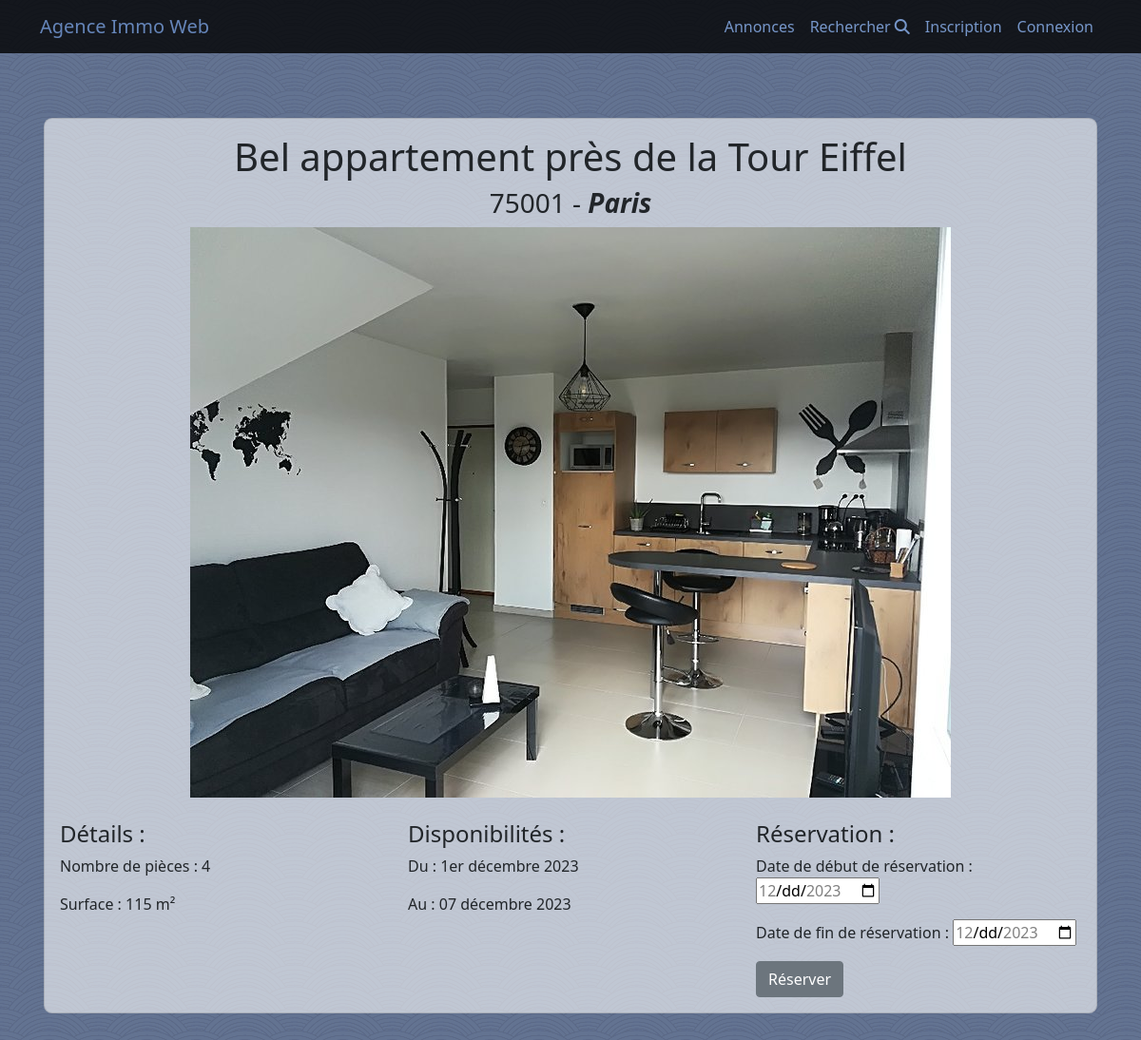
The app's page /index.php?action=demandeReservation&id=1 with its own data.
### tables this page shows
CREATE TABLE IF NOT EXISTS `disponibilite` (
  `id` int NOT NULL AUTO_INCREMENT,
  `dateDebut` date NOT NULL,
  `dateFin` date NOT NULL,
  `idLogement` int NOT NULL,
  `tarif` decimal(10,0) NOT NULL,
  `valide` tinyint(1) NOT NULL,
  `derive` int DEFAULT NULL,
  PRIMARY KEY (`id`),
  KEY `idLogement` (`idLogement`)
);

CREATE TABLE IF NOT EXISTS `logement` (
  `id` int NOT NULL AUTO_INCREMENT,
  `rue` varchar(200) NOT NULL,
  `codePostal` varchar(10) NOT NULL,
  `ville` varchar(150) NOT NULL,
  `description` varchar(255) NOT NULL,
  `idProprietaire` int DEFAULT NULL,
  PRIMARY KEY (`id`),
  KEY `Logement_Utilisateur_FK` (`idProprietaire`)
);

CREATE TABLE IF NOT EXISTS `photo` (
  `id` int NOT NULL AUTO_INCREMENT,
  `taille` int NOT NULL,
  `type` varchar(20) NOT NULL,
  `lien` varchar(300) NOT NULL,
  `idEquipement` int DEFAULT NULL,
  `idLogement` int DEFAULT NULL,
  `idPiece` int DEFAULT NULL,
  PRIMARY KEY (`id`),
  KEY `Photo_Equipement_FK` (`idEquipement`),
  KEY `Photo_Logement0_FK` (`idLogement`),
  KEY `Photo_Piece1_FK` (`idPiece`)
);

### model/annonce.php (called while the page is built, shortened)
<?php
class annonce
{
    private $pdo;
    public function __construct()
    {
        $config = parse_ini_file("config.ini");
        try {
            $this->pdo = new \PDO("mysql:host=" . $config["host"] . ";dbname=" . $config["database"] . ";charset=utf8", $config["user"], $config["password"]);
        } catch (Exception $e) {
            echo $e->getMessage();
        }
    }
    public function recupererUneAnnonce($id)
    {
        $sql = "SELECT Logement.id AS id, rue, codePostal, ville, description, idProprietaire, COUNT(Piece.id) AS nbPieces, SUM(surface) AS surfaceTotal, tarif
                FROM Logement
                INNER JOIN Piece ON Logement.id = Piece.idLogement
                INNER JOIN disponibilite ON Logement.id = disponibilite.idLogement
                WHERE disponibilite.id = :unId
                GROUP BY Logement.id";
        $req = $this->pdo->prepare($sql);
        $req->bindParam(":unId", $id, \PDO::PARAM_INT);
        $res = $req->execute();
        $annonce = $req->fetch(\PDO::FETCH_ASSOC);
        $sqlPieces = "SELECT id, surface, type FROM piece WHERE idLogement = :unId";
        $reqPieces = $this->pdo->prepare($sqlPieces);
        $reqPieces->bindParam(":unId", $annonce["id"], \PDO::PARAM_STR);
        $resPieces = $reqPieces->execute();
        $annonce["lesPieces"] = $reqPieces->fetchAll(\PDO::FETCH_ASSOC);
        $sqlEquipements = "SELECT id, libelle, idPiece FROM equipement WHERE idLogement = :unId";
        $reqEquipements = $this->pdo->prepare($sqlEquipements);
        $reqEquipements->bindParam(":unId", $annonce["id"], \PDO::PARAM_STR);
        $resEquipements = $reqEquipements->execute();
        $annonce["lesEquipements"] = $reqEquipements->fetchAll(\PDO::FETCH_ASSOC);
        $sqlPhotos = "SELECT id, lien, idEquipement, idPiece FROM photo WHERE idLogement = :unId";
        $reqPhotos = $this->pdo->prepare($sqlPhotos);
        $reqPhotos->bindParam(":unId", $annonce["id"], \PDO::PARAM_STR);
        $resPhotos = $reqPhotos->execute();
        $annonce["lesPhotos"] = $reqPhotos->fetchAll(\PDO::FETCH_ASSOC);
        $sqlDisponibilite = "SELECT dateDebut, dateFin, tarif FROM disponibilite WHERE id = :unId";
        $reqDisponibilite = $this->pdo->prepare($sqlDisponibilite);
        $reqDisponibilite->bindParam(":unId", $id, \PDO::PARAM_STR);
        $resDisponibilite = $reqDisponibilite->execute();
        $annonce["lesDisponibilites"] = $reqDisponibilite->fetch(\PDO::FETCH_ASSOC);
        return $annonce;
    }
}

### view/vue.php (the view, shortened to what this page needs)
<?php
class Vue {
  public function entete() {
    echo '
        <!DOCTYPE html>
        <html lang="en">
        <head>
            <meta charset="UTF-8">
            <meta http-equiv="X-UA-Compatible" content="IE=edge">
            <meta name="viewport" content="width=device-width, initial-scale=1.0">
            <link href="css/bootstrap.css" rel="stylesheet">
            <style>
                body {
                    background-image: url("view/image-4o0ualio.png");
                    background-repeat: repeat;
                }
                .text-noir {
                  color: black;
                }
                .btn-text-color {
                  margin-top: 10%;
                  background-color : transparent;
                  color: #7696c9;
                  border : none;
                }
            </style>
            <title>Document</title>
        </head>
        <body>
          <nav class="navbar navbar-expand-lg navbar-dark bg-dark fixed-top">
            <div class="container">
              <a class="navbar-brand" href="index.php">Agence Immo Web</a>
              <div class="collapse navbar-collapse" id="navbarNav">
                <ul class="navbar-nav ms-auto">
                  <li class="nav-item">
                    <a class="nav-link" href="index.php?action=annonce">Annonces</a>
                  </li>
                  <li class="nav-item">
                    <a class="nav-link" href="index.php?action=recherche">Rechercher <i class="fa-solid fa-magnifying-glass"></i></a>
                  </li>';
                  if(isset($_SESSION['Proprietaire_session'])) {
                    echo '
                    <div class="dropdown">
                      <button class="btn-text-color dropdown-toggle" type="button" id="dropdownMenuButton1" data-bs-toggle="dropdown" aria-expanded="false">
                        Gérer
                      </button>
                      <ul class="dropdown-menu" aria-labelledby="dropdownMenuButton1">
                        <li><a class="dropdown-item" href="index.php?action=mesLogements">Mes Logements</a></li>
                        <li><a class="dropdown-item" href="index.php?action=logout">Déconnexion</a></li>
                      </ul>
                    </div>';
                  }
                  else{
                    echo '
                      <li class="nav-item">
                        <a class="nav-link" href="index.php?action=inscription&id=1">Inscription</a>
                      </li>
                      <li class="nav-item">
                        <a class="nav-link" href="index.php?action=connexion">Connexion</a>
                      </li>';
                  }
                  echo '
                </ul>
              </div>
            </div>
          </nav>';
  }
  public function demandeReservation($annonce, $date1, $date2) {
    $this->entete();
    echo '
    <div class="container d-flex justify-content-center main-content">
        <div class="container-fluid bg-transparent my-4 p-1" style="position:relative;">
            <div class="row">
                <div class="col-md-12 mb-4">
                    <div class="card carte">
                        <div class="card-body">
                          <div class="text-center">
                            <h1>' . $annonce["description"] . '</h1>
                            <h3>' . $annonce["codePostal"] . ' - <b><i>' . $annonce["ville"] . '</b></i></h3>
                            <img class="img-fluid" src="./images/' . $annonce["lesPhotos"][0]["lien"] . '">
                          </div>
                            <div class="row">
                                <div class="col-md-4">
                                    <h4>Détails : </h4>
                                    <p> Nombre de pièces : '.$annonce["nbPieces"].' </p>
                                    <p> Surface : '.$annonce["surfaceTotal"].' m²</p>
                                </div>
                                <div class="col-md-4">
                                  <h4>Disponibilités : </h4>
                                  <p> Du : '.$date1.' </p>
                                  <p> Au : '.$date2.' </p>
                                </div>
                                <div class="col-md-4">
                                  <h4>Réservation : </h4>
                                    <form method="post" action="">
                                        <p> Date de début de réservation : <input type="date" name="dateDebut" value="" min="' . $annonce["lesDisponibilites"]["dateDebut"] . '" max="' . $annonce["lesDisponibilites"]["dateFin"] . '" required></p>
                                        <p> Date de fin de réservation : <input type="date" name="dateFin" value="" min="' . $annonce["lesDisponibilites"]["dateDebut"] . '" max="' . $annonce["lesDisponibilites"]["dateFin"] . '" required></p>
                                        <input type="submit" class="btn btn-secondary" name="valider" value="Réserver">
                                    </form>
                                </div>
                            </div>
                        </div>
                    </div>
                </div>
            </div>
        </div>
    </div>';
    $this->fin();
  }
  public function fin() {
    echo "
      </body>
      <script src='https://unpkg.com/@popperjs/core@2.11.6/dist/umd/popper.min.js'></script>
      <script src='https://cdn.jsdelivr.net/npm/bootstrap@5.0.2/dist/js/bootstrap.min.js'></script>
      <script src='https://kit.fontawesome.com/18d92584e8.js'></script>
      </html>";
  }
}
?>

### view/vue.php (style rules this page uses)
body { background-image: url("view/image-4o0ualio.png"); background-repeat: repeat; }

### records on screen
disponibilite: idLogement.description "Bel appartement près de la Tour Eiffel", idLogement.codePostal "75001", idLogement.ville "Paris", dateDebut "1er décembre 2023", dateFin "07 décembre 2023"
photo: lien (picture)

### other values on screen
$annonce["nbPieces"] "4"
$annonce["surfaceTotal"] "115"
